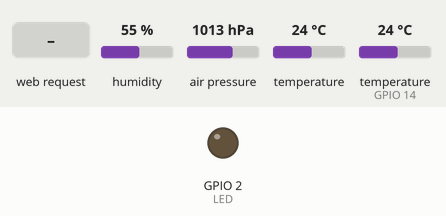
This sketch was run on a simulated ESP8266 (NodeMCU). Parts: output pins drawn as LEDs (lit = HIGH). The test bench sets the inputs (shaded band); at power-on: humidity 55 %, air pressure 1013 hPa, temperature 24 °C, temperature (sensor on GPIO 14) 24 °C. WiFi joins after 1.5 s; servers stay silent unless stated; what the sketch prints to the serial monitor is not drawn.

Above: at 3.7 s.
3.8 s: HTTP request GET /readADC received
At 5.3 s:
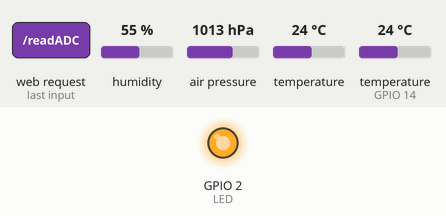
Timing chart, 0 to 6.8 s (numbered marks = the images above; inputs shaded):
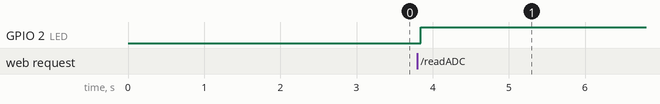

Measured:
- after the input at 3.8 s, GPIO 2 (LED): LOW → HIGH at once

The sketch:

weather_station.ino
```cpp
#include <Arduino.h>
#include <ESP8266WiFi.h>
#include <WiFiClient.h>
#include <ESP8266WebServer.h>
#include <Adafruit_Sensor.h>
#include <Adafruit_BMP280.h>
#include <Wire.h>

#include <Firebase_ESP_Client.h>

#include "addons/TokenHelper.h"
//Provide the RTDB payload printing info and other helper functions.
#include "addons/RTDBHelper.h"


#include "index.h" //Our HTML webpage contents with javascripts
#include "DHTesp.h" //DHT11 Library for ESP

#define LED 2 //On board LED
#define DHTpin 14 //D5 of NodeMCU is GPIO14

#define BMP_SDA 4   // Define the SDA pin for BMP280 on GPIO4
#define BMP_SCL 5   // Define the SCL pin for BMP280 on GPIO5


#define ALTITUDE 310.5 // Altitude in meters

#define USER_EMAIL "mkaramkar@gmail.com"
#define USER_PASSWORD "saymyname"


Adafruit_BMP280 pressure;


DHTesp dht;

#define DATABASE_URL "weatherforecasting-20449-default-rtdb.firebaseio.com"
#define API_KEY "AIzaSyB3-bQdi-ON74ZnRBq5dbGD7rolqu6hDdc"

FirebaseData fbdo;
FirebaseAuth auth;
FirebaseConfig config;


//SSID and Password of your WiFi router
const char* ssid = "whatever";
const char* password = "malika123";

ESP8266WebServer server(80); //Server on port 80

void handleRoot() {
String s = MAIN_page; //Read HTML contents
server.send(200, "text/html", s); //Send web page
}

float humidity, temperature;

void handleADC() {
  char status;
  double T, P, p0, a;
  double Tdeg, Tfar, phg, pmb;


  // Read temperature
  status = pressure.readTemperature();
  if (status != 0) {

 // Wait for the measurement to complete
    delay(status);
    T = pressure.readTemperature();


    // Print temperature in degrees Celsius and Fahrenheit
    Serial.print("Temperature: ");
    Serial.print(T, 2);
    Tdeg = T;
    Serial.print(" °C, ");
    Tfar = (9.0 / 5.0) * T + 32.0;
    Serial.print(Tfar, 2);
    Serial.println(" °F");


    // Read pressure
    P = pressure.readPressure(); // Corrected function call


    // Print absolute pressure in millibars and inches of mercury
    Serial.print("Absolute Pressure: ");
    Serial.print(P / 100.0, 2);
    pmb = P / 100.0;
    phg = P * 0.0295333727;
    Serial.print(" mb, ");
    Serial.print(phg, 2);
    Serial.println(" inHg");


    // Calculate relative (sea-level) pressure using the barometric formula
    p0 = P / pow(1 - (ALTITUDE / 44330.0), 5.255); // You can adjust the ALTITUDE value as needed
    Serial.print("Relative (Sea-level) Pressure: ");
    Serial.print(p0 / 100.0, 2); // in millibars
    Serial.print(" mb, ");
    Serial.print(p0 * 0.0295333727, 2); // in inches of mercury
    Serial.println(" inHg");


  } else {
    Serial.println("Error retrieving temperature measurement");
  }

   int rain = analogRead(A0);
   int BoolRain;
  if(rain>200){
    BoolRain=1;
  }else{
    BoolRain=0;
  }


   humidity = dht.getHumidity();
  temperature = dht.getTemperature();


  // Create JSON data
  String data = "{\"Rain\":\"" + String(rain) +
                "\",\"Pressuremb\":\"" + String(pmb) +
                "\",\"Pressurehg\":\"" + String(phg) +
                "\", \"Temperature\":\"" + String(temperature) + // Using Tdeg for temperature in degrees Celsius
                "\", \"Humidity\":\"" + String(humidity) + "\"}";


  digitalWrite(LED, !digitalRead(LED)); // Toggle LED on data request ajax
  server.send(200, "text/plain", data); // Send ADC value, temperature, and humidity JSON to client ajax request

   delay(dht.getMinimumSamplingPeriod());


  Serial.print("H:");
  Serial.println(humidity);
  Serial.print("T:");
  Serial.println(temperature);
  Serial.print("R:");
  Serial.println(rain);

  //Firebase connection

  if (Firebase.ready()){

    // Write an Float number on the database path test/float
    if (Firebase.RTDB.setFloat(&fbdo, "/Sensor/Temperature", temperature)){
      Serial.println("PASSED");
      Serial.println("PATH: " + fbdo.dataPath());
      Serial.println("TYPE: " + fbdo.dataType());
    }
    else {
      Serial.println("FAILED");
      Serial.println("REASON: " + fbdo.errorReason());
    }
    if (Firebase.RTDB.setFloat(&fbdo, "/Sensor/Humidity", humidity)){
      Serial.println("PASSED");
      Serial.println("PATH: " + fbdo.dataPath());
      Serial.println("TYPE: " + fbdo.dataType());
    }
    else {
      Serial.println("FAILED");
      Serial.println("REASON: " + fbdo.errorReason());
    }
    if (Firebase.RTDB.setFloat(&fbdo, "/Sensor/Pressure", pmb)){
      Serial.println("PASSED");
      Serial.println("PATH: " + fbdo.dataPath());
      Serial.println("TYPE: " + fbdo.dataType());
    }
    else {
      Serial.println("FAILED");
      Serial.println("REASON: " + fbdo.errorReason());
    }
     // Write an Int number on the database path test/int
    if (Firebase.RTDB.setInt(&fbdo, "/Sensor/Rain", BoolRain)){
      Serial.println("PASSED");
      Serial.println("PATH: " + fbdo.dataPath());
      Serial.println("TYPE: " + fbdo.dataType());
    }
    else {
      Serial.println("FAILED");
      Serial.println("REASON: " + fbdo.errorReason());
    }

  }


  delay(5000);


}


void setup()
{
Serial.begin(115200);
delay(1000);

// dht11 Sensor

dht.setup(DHTpin, DHTesp::DHT11); //for DHT11 Connect DHT sensor to GPIO 14
pinMode(LED,OUTPUT);

//BMP280 Sensor
 if (!pressure.begin(0X76)) {
    Serial.println("Could not find a valid BMP280 sensor, check wiring!");
    while(1);
  } else{
    Serial.println("BMP280 init success");
  }


WiFi.begin(ssid, password); //Connect to your WiFi router


// Wait for connection
while (WiFi.status() != WL_CONNECTED) {
delay(500);
Serial.print(".");
}

//If connection successful show IP address in serial monitor
Serial.println("");
Serial.print("Connected to ");
Serial.println(ssid);
Serial.print("IP address: ");
Serial.println(WiFi.localIP()); //IP address assigned to your ESP


    auth.user.email = USER_EMAIL;
    auth.user.password = USER_PASSWORD;

/* Assign the api key (required) */
  config.api_key = API_KEY ;

  /* Assign the RTDB URL (required) */
  config.database_url = DATABASE_URL ;

  /* Sign up */


  /* Assign the callback function for the long running token generation task */
  config.token_status_callback = tokenStatusCallback; //see addons/TokenHelper.h

  Firebase.begin(&config, &auth);
  Firebase.reconnectWiFi(true);


server.on("/",HTTP_GET, handleRoot); //Which routine to handle at root location. This is display page
server.on("/readADC",HTTP_GET, handleADC); //This page is called by java Script AJAX


server.begin(); //Start server
Serial.println("HTTP server started");
}

void loop()
{
server.handleClient(); //Handle client requests
}
```

index.h
```cpp
const char MAIN_page[] PROGMEM = R"=====(
<!DOCTYPE html>
<html>
<head>
<title>Weather Forecasting</title>
</head>
<style>
@import url(https://fonts.googleapis.com/css?family=Montserrat);
@import url(https://fonts.googleapis.com/css?family=Advent+Pro:400,200);
*{margin: 0;padding: 0;}

body{
  background:#000000;
  font-family:Montserrat,Arial,sans-serif;
}
h2{
  font-size:14px;
}
.widget{
  box-shadow:0 40px 10px 5px rgba(0,0,0,0.4);
  margin:100px auto;
  height: 330px;
  position: relative;
  width: 650px;
}

.upper{
  border-radius:5px 5px 0 0;
  background:#f5f5f5;
  height:200px;
  padding:20px;
}

.date{
  font-size:40px;
}
.year{
  font-size:30px;
  color:#c1c1c1;
}
.place{
  color:#222;
  font-size:40px;
}
.lower{
  background:#00b4d8;
  border-radius:0 0 5px 5px;
  font-family:'Advent Pro';
  font-weight:200;
  height:130px;
  width:100%;
}
.clock{
  background: #00b4d8;
  border-radius:100%;
  box-shadow:0 0 0 15px #f5f5f5,0 10px 10px 5px rgba(0,0,0,0.3);
  height:150px;
  position:absolute;
  right:25px;
  top:-35px;
  width:150px;
}

.hour{
  background:#f5f5f5;
  height:50px;
  left:50%;
  position: absolute;
  top:25px;
  width:4px;
}

.min{
  background:#f5f5f5;
  height:65px;
  left:50%;
  position: absolute;
  top:10px;
  transform:rotate(100deg);
  width:4px;
}

.min,.hour{
  border-radius:5px;
  transform-origin:bottom center;
  transition:all .5s linear;
}

.infos{
  list-style:none;
}
.info{
  color:#fff;
  float:left;
  height:100%;
  padding-top:10px;
  text-align:center;
  width:25%;
}
.info span{
  display: inline-block;
  font-size:40px;
  margin-top:20px;
}
.weather p {
  font-size:20px;padding:10px 0;
}
.anim{animation:fade .8s linear;}

@keyframes fade{
  0%{opacity:0;}
  100%{opacity:1;}
}

a{
 text-align: center;
 text-decoration: none;
 color: white;
 font-size: 15px;
 font-weight: 500;
}
</style>
<body>


<div class="widget">
  <div class="clock">
    <div class="min" id="min"></div>
    <div class="hour" id="hour"></div>
  </div>
  <div class="upper">
    <div class="date" id="date">21 March</div>
    <div class="year">Temperature</div>
    <div class="place update" id="temperature">23 &deg;C</div>
  </div>
  <div class="lower">
    <ul class="infos">
      <li class="info temp">
        <h2 class="title">TEMPERATURE</h2>
        <span class='update' id="temp">21 &deg;C</span>
      </li>
      <li class="info weather">
        <h2 class="title">PRESSURE</h2>
        <span class="update" id="pressure">0 mb</span>
      </li>
      <li class="info wind">
        <h2 class="title">RAIN</h2>
        <span class='update' id="rain">0%</span>
      </li>
      <li class="info humidity">
        <h2 class="title">HUMIDITY</h2>
        <span class='update' id="humidity">23%</span>
      </li>
    </ul>
  </div>
</div>


<script>


setInterval(drawClock, 2000);


function drawClock(){
    var now = new Date();
    var hour = now.getHours();
    var minute = now.getMinutes();
    var second = now.getSeconds();

    //Date
    var options = {year: 'numeric', month: 'long', day: 'numeric' };
    var today  = new Date();
    document.getElementById("date").innerHTML = today.toLocaleDateString("en-US", options);

    //hour
    var hourAngle = (360*(hour/12))+((360/12)*(minute/60));
    var minAngle = 360*(minute/60);
    document.getElementById("hour").style.transform = "rotate("+(hourAngle)+"deg)";
    //minute
    document.getElementById("min").style.transform = "rotate("+(minAngle)+"deg)";

    //Get Humidity Temperature and Rain Data
    var xhttp = new XMLHttpRequest();
    xhttp.onreadystatechange = function() {
      if (this.readyState == 4 && this.status == 200) {
      var txt = this.responseText;
      var obj = JSON.parse(txt);
        document.getElementById("rain").innerHTML = obj.Rain + "%";
        document.getElementById("temperature").innerHTML = Math.round(obj.Temperature) + "&deg;C";
        document.getElementById("temp").innerHTML = Math.round(obj.Temperature) + "&deg;C";
        document.getElementById("humidity").innerHTML = Math.round(obj.Humidity) + "%";
        document.getElementById("pressure").innerHTML = Math.round(obj.Pressuremb) + " mb";
      }
    };
   xhttp.open("GET", "readADC", true); //Handle readADC server on ESP8266
   xhttp.send();
}

</script>
</body>
</html>
)=====";
```
